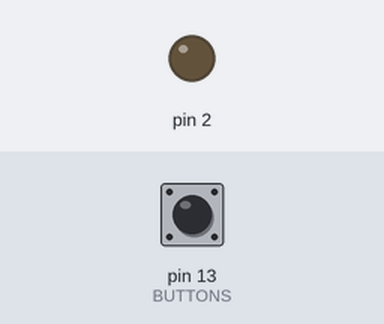
Bench run of a sketch on a simulated Arduino Uno, built with avr-gcc and run on an emulated ATmega328P. Shown: output pins drawn as LEDs (lit = HIGH). The inputs (shaded band) are chosen by the test bench; at power-on: pin 13 (BUTTONS) LOW.

Above: at 1.2 s.
1.3 s: pin 13 (BUTTONS) pulled HIGH for 0.15 s
At 1.37 s:
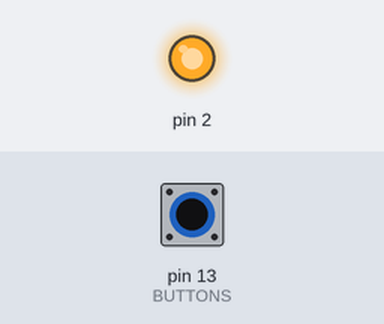
2.9 s: pin 13 (BUTTONS) pulled HIGH for 3.2 s
At 7.3 s:
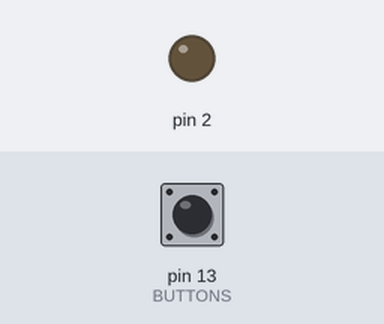
Timing chart, 0 to 8.8 s (numbered marks = the images above; inputs shaded):
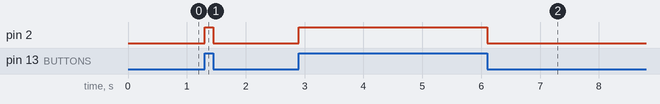

The sketch:

3rd_project.ino
```cpp
void setup()
{
  pinMode(2,OUTPUT);
  pinMode(13,INPUT);
}

void loop()
{
  int button_state = digitalRead(13);//WE READ THE BUTTONS'S VALUE.
  if(button_state==HIGH)//BUTTON PRESSED.
  {
    digitalWrite(2,HIGH);//LED OPENS.
  }
  else//BUTTON NOT PRESSED.
  {
    digitalWrite(2,LOW);//LED CLOSES.
  }
}
```

Measured:
- after the input at 1.3 s, pin 2: LOW → HIGH at once, → LOW 0.15 s later
- after the input at 2.9 s, pin 2: LOW → HIGH at once, → LOW 3.2 s later
